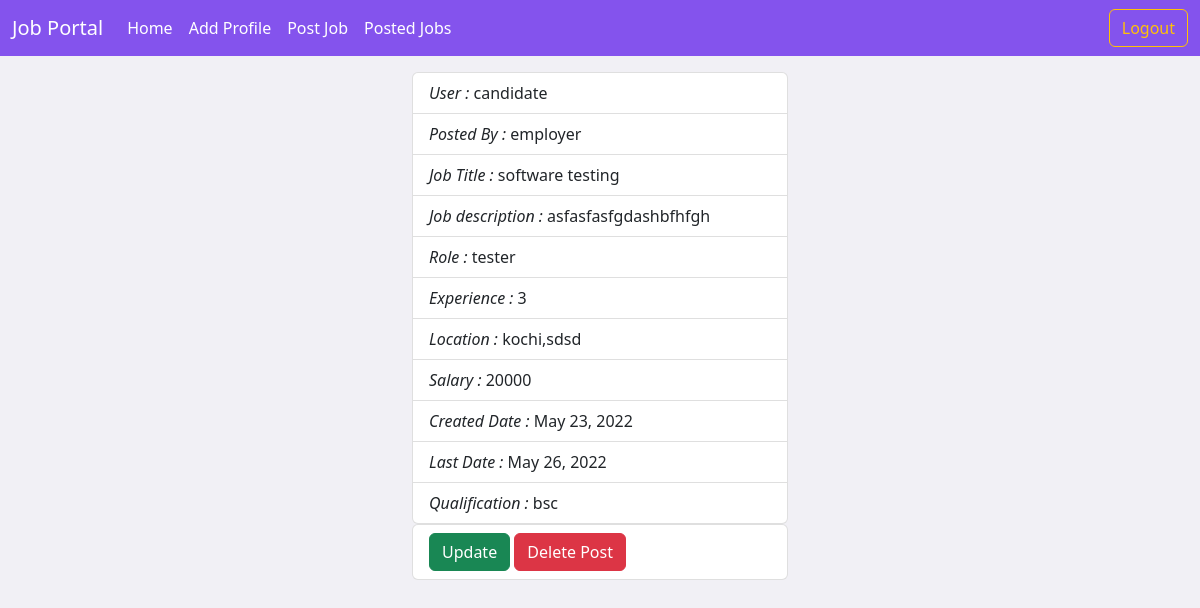
Before: /employer/jobs/all/detail/2 (signed in) with the older database file.
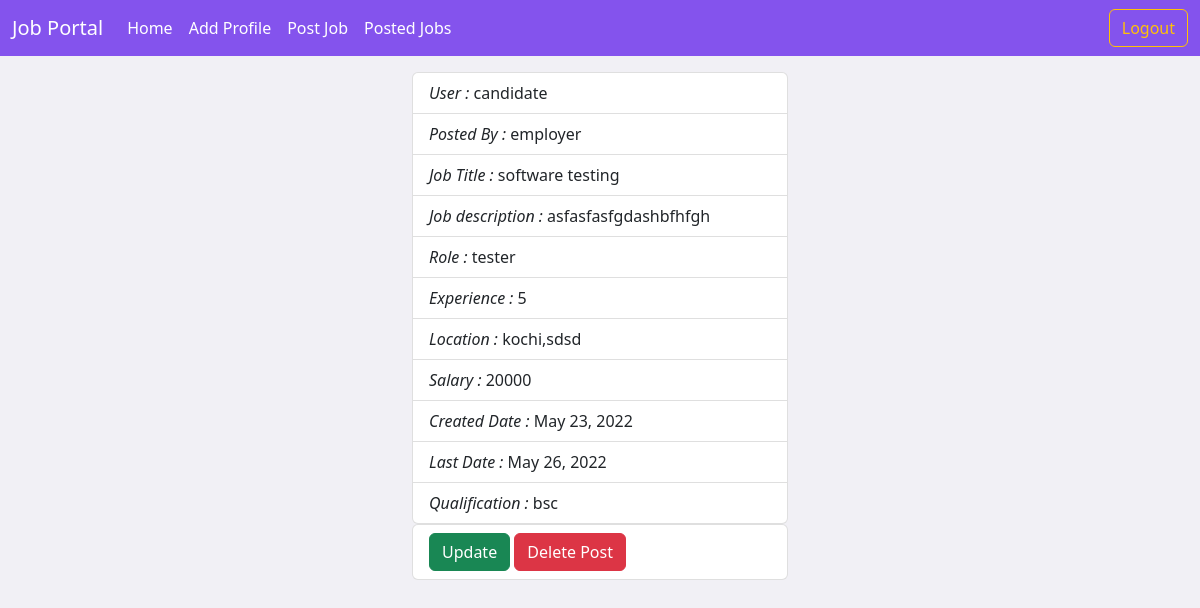
After: the same page with the newer database file.
### employer/models.py (models this page shows, shortened)
class Jobs(models.Model):
    posted_by = models.ForeignKey(User, on_delete=models.CASCADE, related_name="company")
    job_title = models.CharField(max_length=120)
    job_description = models.TextField()
    role = models.CharField(max_length=120)
    experience = models.PositiveIntegerField(default=0)
    location = models.CharField(max_length=120)
    salary = models.PositiveIntegerField()
    created_date = models.DateField(auto_now_add=True)
    last_date = models.DateField(null=True)
    qualification = models.CharField(max_length=120, null=True)

### users/models.py (models this page shows, shortened)
class User(AbstractUser):
    phone = models.CharField(max_length=12)
    options = (
        ("employer", "employer"),
        ("candidate", "candidate")
    )
    role = models.CharField(max_length=12, choices=options, default="candidate")

### employer/views.py (the view)
# urls.py: path("jobs/all/detail/<int:id>", views.JobDetailView.as_view(), name="emp-jobdetail"),
@method_decorator(signin_required, name="dispatch")
class JobDetailView(DetailView):
    model = Jobs
    template_name = "emp-jobdetail.html"
    context_object_name = "job"
    pk_url_kwarg = "id"

### employer/templates/emp-jobdetail.html
{%extends 'base_emp.html'%}
{%block body_block%}
<div class="container-fluid mt-3">
    <div class="row">
        <div class="col-4">
        </div>
        <div class="col-4">
            <ul class="list-group">
                <li class="list-group-item"><i>User : </i>{{request.user}}</li>
                <li class="list-group-item"><i>Posted By : </i>{{job.posted_by}}</li>
                <li class="list-group-item"><i>Job Title : </i>{{job.job_title}}</li>
                <li class="list-group-item"><i>Job description : </i>{{job.job_description}}</li>
                <li class="list-group-item"><i>Role : </i>{{job.role}}</li>
                <li class="list-group-item"><i>Experience : </i>{{job.experience}}</li>
                <li class="list-group-item"><i>Location : </i>{{job.location}}</li>
                <li class="list-group-item"><i>Salary : </i>{{job.salary}}</li>
                <li class="list-group-item"><i>Created Date : </i>{{job.created_date}}</li>
                <li class="list-group-item"><i>Last Date : </i>{{job.last_date}}</li>
                <li class="list-group-item"><i>Qualification : </i>{{job.qualification}}</li>
            </ul>
            <ul class="list-group">
                <li class="list-group-item">
                    <a href="{%url 'emp-jobedit' job.id%}" class="btn btn-success">Update</a>
                    <a href="{%url 'emp-jobdelete' job.id%}" class="btn btn-danger">Delete Post</a>
                </li>
            </ul>
        </div>
        <div class="col-4">
        </div>
    </div>
</div>
{%endblock%}

Changed rows visible on the page:
changed Jobs "software testing": experience "3" → "5"
